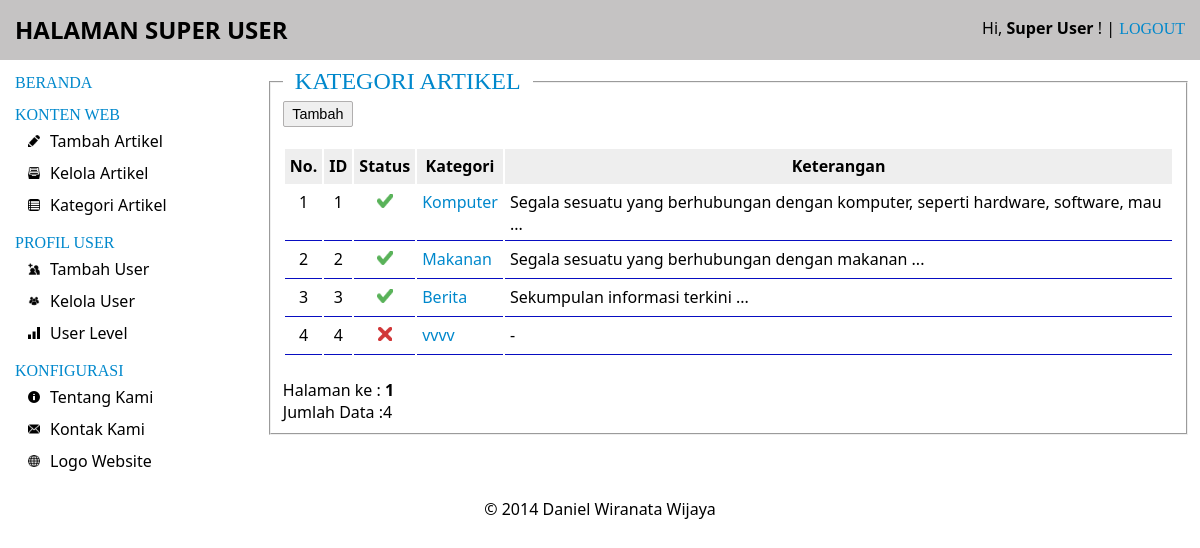
/category-article.php (signed in), run on the app's committed database.
### tables this page shows
CREATE TABLE IF NOT EXISTS `cw_category` (
`id` int(11) NOT NULL,
  `category_id` int(11) NOT NULL,
  `category_name` varchar(50) NOT NULL,
  `note` text NOT NULL,
  `status` int(11) NOT NULL
);

### category-article.php (the view, shortened to what this page needs)
<!doctype html>
<html>
<head>
<link rel="stylesheet" type="text/css" href="css/style-admin.css">
</head>
<body>
<div id="container">
    <div id="header" class="column"><?php include("inc/header.php"); ?></div>
    <div id="body" class="column">
        <div id="left-column" class="column"><?php include("inc/nav.php"); ?></div>
        <div id="content" class="column">
        <fieldset>
            <legend><h2 class="menu" style="margin: 0 10px;">KATEGORI ARTIKEL</h2></legend>
            <div class="row"><a href="add-new-category.php"><input type="button" name="add_category" value="Tambah"></a></div>
            <table class="data-list">
            <thead>
              <th>No.</th>
              <th>ID</th>
              <th>Status</th>
              <th>Kategori</th>
              <th>Keterangan</th>
            </thead>
			<?php
                $limit = 10;
                $offset = null;
                if(empty($page))
                {
                    $offset = 0;
                    $page = 1;
                }
                else
                    {
                        $offset = ($page - 1) * $limit;
                    }
                $sqlCategory = mysql_query("SELECT * FROM cw_category ORDER BY category_id ASC LIMIT $offset, $limit");
                if( mysql_num_rows($sqlCategory)>0 )
                {
                    $no = 1;
                    while( $category = mysql_fetch_array($sqlCategory) )
                    {
            ?>
                    <tr valign="top">
                      <td align="center"><?php echo $no; ?></td>
                      <td align="center"><?php echo $category['id']; ?></td>
                      <td align="center">
					  	<?php
                      		if($category['status'] == 0)
							{
								echo "<img src='images/icon-error.png' width='14' height='14'>";
							}
							else
								{
									echo "<img src='images/icon-success.png' width='16' height='14'>";
								}
						?>
                      </td>
                      <td><a href="update-category.php?id=<?php echo $category['id']; ?>"><span class="info"><?php echo $category['category_name']; ?></span></a></td>
                      <td>
					  	<?php
                        	if($category['note'] != '')
							{
								echo substr($category['note'], 0, 80)." ...";
							}
							else
								{
									echo "-";
								}
						?>
                      </td>
                    </tr>
            <?php
                    $no++;
                    }
                }
                else
                    {
            ?>
                    <tr>
                      <td colspan="6">Tidak ada kategori</td>
                    </tr>
            <?php
                    }
            ?>
            </table>
            <br />
            <div>
            <?php
                $sql_paging = mysql_query("SELECT * FROM cw_category");
                $data = mysql_num_rows($sql_paging);
                $total_page = ceil($data / $limit);
                echo "Halaman ke :";
                for($i = 1; $i <= $total_page; $i++)
                if($i != $page)
                {
                    echo "<a href=category-article.php?page=$i> $i </a> &nbsp;";
                }
                else
                    {
                        echo "<b> $i </b> &nbsp;";
                    }
                echo "<br /> Jumlah Data :" .$data;
            ?>
            </div>
        </fieldset>
        </div>
    </div>
    <div id="footer" class="column"><?php include("inc/footer.php"); ?></div>
</div>
</body>
</html>

### css/style-admin.css (style rules this page uses)
body { font-family: "Segoe UI"; font-size: 1em; }
a, a:visited { text-decoration: none; color: #000000; }
#left-column { width: 20% !important; margin-right: 20px; margin-top: -18px; margin-left: 2px; }
#content { width: 78% !important; }
#header, #body, #footer { clear: both; margin-bottom: 15px; }
#header { padding: 10px 15px; background-color: #C5C3C3; position: absolute; top: 0; left: 0; width: 100%; }
#body { margin-top: 68px; }
#footer { text-align: center; }
#header-title, #left-column, #content { float: left; }
.menu { text-transform: uppercase; font-family: "Trebuchet MS" !important; font-weight: 500; color: #0088CC; }
.info { color: #0088CC; font-size: 600; }
input[type="text"], input[type="password"], input[type="button"], input[type="submit"], input[type="reset"], textarea, select { border-radius: 2px; border: 1px solid #B1AFAF; font-size: .9em; }
input[type="text"], input[type="password"], input[type="button"], input[type="reset"], textarea, select { padding: .4em; }
input[type="submit"], input[type="button"], input[type="reset"] { padding: 4px; min-width: 70px; cursor: pointer; text-align: center; }
.row-space, .row { margin-bottom: 15px; }
.data-list thead th, .data-list tr td { height: 25px; padding: 5px; }
.data-list thead th { background-color: #EEEEEE; }
.data-list tr td { border-bottom: 1px solid #080DC1; }
.data-list { width: 100%; margin-top: 20px; }

### data on the page
cw_category: id "1", status 1 (drawn), category_name "Komputer", note "Segala sesuatu yang berhubungan dengan komputer, seperti hardware, software, mau"
cw_category: id "2", status 1 (drawn), category_name "Makanan", note "Segala sesuatu yang berhubungan dengan makanan"
cw_category: id "3", status 1 (drawn), category_name "Berita", note "Sekumpulan informasi terkini"
cw_category: id "4", status 0 (drawn), category_name "vvvv"

### other printed values
$_SESSION['name'] "Super User"
$data "4"
